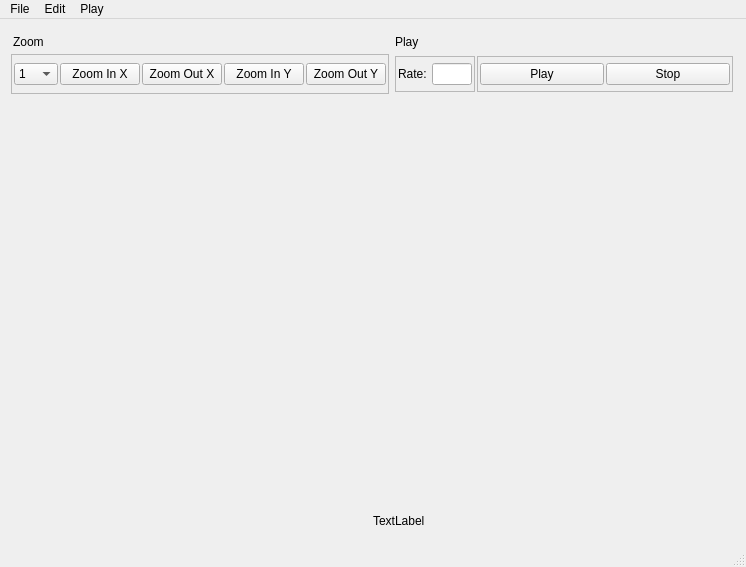
<?xml version="1.0" encoding="UTF-8"?>
<ui version="4.0">
 <class>MainWindow</class>
 <widget class="QMainWindow" name="MainWindow">
  <property name="geometry">
   <rect>
    <x>0</x>
    <y>0</y>
    <width>746</width>
    <height>567</height>
   </rect>
  </property>
  <property name="windowTitle">
   <string>MainWindow</string>
  </property>
  <widget class="QWidget" name="centralwidget">
   <layout class="QGridLayout" name="gridLayout_3">
    <item row="2" column="0">
     <widget class="QFrame" name="frame">
      <property name="maximumSize">
       <size>
        <width>1047</width>
        <height>30</height>
       </size>
      </property>
      <property name="frameShape">
       <enum>QFrame::NoFrame</enum>
      </property>
      <property name="frameShadow">
       <enum>QFrame::Raised</enum>
      </property>
      <layout class="QHBoxLayout" name="horizontalLayout_3">
       <property name="spacing">
        <number>0</number>
       </property>
       <property name="leftMargin">
        <number>0</number>
       </property>
       <property name="topMargin">
        <number>0</number>
       </property>
       <property name="rightMargin">
        <number>0</number>
       </property>
       <property name="bottomMargin">
        <number>0</number>
       </property>
       <item>
        <widget class="QFrame" name="frame_2">
         <property name="frameShape">
          <enum>QFrame::NoFrame</enum>
         </property>
         <property name="frameShadow">
          <enum>QFrame::Plain</enum>
         </property>
         <property name="lineWidth">
          <number>0</number>
         </property>
         <layout class="QHBoxLayout" name="horizontalLayout_4">
          <property name="spacing">
           <number>0</number>
          </property>
          <property name="leftMargin">
           <number>0</number>
          </property>
          <property name="topMargin">
           <number>0</number>
          </property>
          <property name="rightMargin">
           <number>0</number>
          </property>
          <property name="bottomMargin">
           <number>0</number>
          </property>
          <item>
           <widget class="QLabel" name="label1">
            <property name="text">
             <string/>
            </property>
            <property name="alignment">
             <set>Qt::AlignLeading|Qt::AlignLeft|Qt::AlignVCenter</set>
            </property>
           </widget>
          </item>
         </layout>
        </widget>
       </item>
       <item>
        <widget class="QFrame" name="frame_3">
         <property name="frameShape">
          <enum>QFrame::NoFrame</enum>
         </property>
         <property name="frameShadow">
          <enum>QFrame::Plain</enum>
         </property>
         <property name="lineWidth">
          <number>0</number>
         </property>
         <layout class="QHBoxLayout" name="horizontalLayout_6">
          <property name="spacing">
           <number>0</number>
          </property>
          <property name="leftMargin">
           <number>0</number>
          </property>
          <property name="topMargin">
           <number>0</number>
          </property>
          <property name="rightMargin">
           <number>0</number>
          </property>
          <property name="bottomMargin">
           <number>0</number>
          </property>
          <item>
           <widget class="QLabel" name="label_4">
            <property name="text">
             <string>TextLabel</string>
            </property>
           </widget>
          </item>
         </layout>
        </widget>
       </item>
      </layout>
     </widget>
    </item>
    <item row="0" column="0">
     <widget class="QWidget" name="widget" native="true">
      <property name="minimumSize">
       <size>
        <width>0</width>
        <height>40</height>
       </size>
      </property>
      <property name="maximumSize">
       <size>
        <width>16777215</width>
        <height>70</height>
       </size>
      </property>
      <layout class="QHBoxLayout" name="horizontalLayout">
       <property name="spacing">
        <number>0</number>
       </property>
       <property name="leftMargin">
        <number>0</number>
       </property>
       <property name="topMargin">
        <number>2</number>
       </property>
       <property name="rightMargin">
        <number>0</number>
       </property>
       <property name="bottomMargin">
        <number>2</number>
       </property>
       <item>
        <widget class="QFrame" name="frame_4">
         <property name="frameShape">
          <enum>QFrame::NoFrame</enum>
         </property>
         <property name="frameShadow">
          <enum>QFrame::Raised</enum>
         </property>
         <layout class="QGridLayout" name="gridLayout_2">
          <property name="leftMargin">
           <number>2</number>
          </property>
          <property name="topMargin">
           <number>2</number>
          </property>
          <property name="rightMargin">
           <number>2</number>
          </property>
          <property name="bottomMargin">
           <number>2</number>
          </property>
          <property name="spacing">
           <number>2</number>
          </property>
          <item row="0" column="1">
           <widget class="QFrame" name="frame_6">
            <property name="maximumSize">
             <size>
              <width>16777215</width>
              <height>20</height>
             </size>
            </property>
            <property name="frameShape">
             <enum>QFrame::NoFrame</enum>
            </property>
            <property name="frameShadow">
             <enum>QFrame::Raised</enum>
            </property>
            <layout class="QGridLayout" name="gridLayout_4">
             <property name="leftMargin">
              <number>2</number>
             </property>
             <property name="topMargin">
              <number>2</number>
             </property>
             <property name="rightMargin">
              <number>2</number>
             </property>
             <property name="bottomMargin">
              <number>2</number>
             </property>
             <property name="spacing">
              <number>2</number>
             </property>
             <item row="0" column="0">
              <widget class="QLabel" name="label">
               <property name="maximumSize">
                <size>
                 <width>16777215</width>
                 <height>50</height>
                </size>
               </property>
               <property name="text">
                <string>Zoom</string>
               </property>
              </widget>
             </item>
            </layout>
           </widget>
          </item>
          <item row="1" column="1">
           <widget class="QFrame" name="frame_7">
            <property name="frameShape">
             <enum>QFrame::StyledPanel</enum>
            </property>
            <property name="frameShadow">
             <enum>QFrame::Raised</enum>
            </property>
            <layout class="QHBoxLayout" name="horizontalLayout_2">
             <property name="spacing">
              <number>2</number>
             </property>
             <property name="leftMargin">
              <number>2</number>
             </property>
             <property name="topMargin">
              <number>2</number>
             </property>
             <property name="rightMargin">
              <number>2</number>
             </property>
             <property name="bottomMargin">
              <number>2</number>
             </property>
             <item>
              <widget class="QComboBox" name="zoomComboBox">
               <property name="maximumSize">
                <size>
                 <width>50</width>
                 <height>16777215</height>
                </size>
               </property>
               <item>
                <property name="text">
                 <string>1</string>
                </property>
               </item>
               <item>
                <property name="text">
                 <string>2</string>
                </property>
               </item>
               <item>
                <property name="text">
                 <string>3</string>
                </property>
               </item>
               <item>
                <property name="text">
                 <string>4</string>
                </property>
               </item>
               <item>
                <property name="text">
                 <string>5</string>
                </property>
               </item>
               <item>
                <property name="text">
                 <string>6</string>
                </property>
               </item>
               <item>
                <property name="text">
                 <string>7</string>
                </property>
               </item>
               <item>
                <property name="text">
                 <string>8</string>
                </property>
               </item>
               <item>
                <property name="text">
                 <string>9</string>
                </property>
               </item>
               <item>
                <property name="text">
                 <string>10</string>
                </property>
               </item>
              </widget>
             </item>
             <item>
              <widget class="QPushButton" name="zoomInXButton">
               <property name="text">
                <string>Zoom In X</string>
               </property>
              </widget>
             </item>
             <item>
              <widget class="QPushButton" name="zoomOutXButton">
               <property name="text">
                <string>Zoom Out X</string>
               </property>
              </widget>
             </item>
             <item>
              <widget class="QPushButton" name="zoomInYButton">
               <property name="text">
                <string>Zoom In Y</string>
               </property>
              </widget>
             </item>
             <item>
              <widget class="QPushButton" name="zoomOutYButton">
               <property name="text">
                <string>Zoom Out Y</string>
               </property>
              </widget>
             </item>
            </layout>
           </widget>
          </item>
         </layout>
        </widget>
       </item>
       <item>
        <widget class="QFrame" name="frame_5">
         <property name="frameShape">
          <enum>QFrame::NoFrame</enum>
         </property>
         <property name="frameShadow">
          <enum>QFrame::Raised</enum>
         </property>
         <layout class="QVBoxLayout" name="verticalLayout_2">
          <property name="spacing">
           <number>2</number>
          </property>
          <property name="leftMargin">
           <number>2</number>
          </property>
          <property name="topMargin">
           <number>2</number>
          </property>
          <property name="rightMargin">
           <number>2</number>
          </property>
          <property name="bottomMargin">
           <number>2</number>
          </property>
          <item>
           <widget class="QFrame" name="frame_11">
            <property name="maximumSize">
             <size>
              <width>16777215</width>
              <height>20</height>
             </size>
            </property>
            <property name="frameShape">
             <enum>QFrame::NoFrame</enum>
            </property>
            <property name="frameShadow">
             <enum>QFrame::Raised</enum>
            </property>
            <layout class="QGridLayout" name="gridLayout">
             <property name="leftMargin">
              <number>2</number>
             </property>
             <property name="topMargin">
              <number>2</number>
             </property>
             <property name="rightMargin">
              <number>2</number>
             </property>
             <property name="bottomMargin">
              <number>2</number>
             </property>
             <property name="spacing">
              <number>2</number>
             </property>
             <item row="0" column="0">
              <widget class="QLabel" name="label_3">
               <property name="text">
                <string>Play</string>
               </property>
              </widget>
             </item>
            </layout>
           </widget>
          </item>
          <item>
           <widget class="QFrame" name="frame_10">
            <property name="frameShape">
             <enum>QFrame::NoFrame</enum>
            </property>
            <property name="frameShadow">
             <enum>QFrame::Raised</enum>
            </property>
            <layout class="QHBoxLayout" name="horizontalLayout_8">
             <property name="spacing">
              <number>2</number>
             </property>
             <property name="leftMargin">
              <number>2</number>
             </property>
             <property name="topMargin">
              <number>2</number>
             </property>
             <property name="rightMargin">
              <number>2</number>
             </property>
             <property name="bottomMargin">
              <number>2</number>
             </property>
             <item>
              <widget class="QFrame" name="frame_8">
               <property name="maximumSize">
                <size>
                 <width>80</width>
                 <height>16777215</height>
                </size>
               </property>
               <property name="frameShape">
                <enum>QFrame::StyledPanel</enum>
               </property>
               <property name="frameShadow">
                <enum>QFrame::Raised</enum>
               </property>
               <layout class="QHBoxLayout" name="horizontalLayout_5">
                <property name="spacing">
                 <number>2</number>
                </property>
                <property name="leftMargin">
                 <number>2</number>
                </property>
                <property name="topMargin">
                 <number>2</number>
                </property>
                <property name="rightMargin">
                 <number>2</number>
                </property>
                <property name="bottomMargin">
                 <number>2</number>
                </property>
                <item>
                 <widget class="QLabel" name="label_2">
                  <property name="text">
                   <string>Rate:</string>
                  </property>
                 </widget>
                </item>
                <item>
                 <widget class="QLineEdit" name="lineEdit">
                  <property name="maximumSize">
                   <size>
                    <width>40</width>
                    <height>16777215</height>
                   </size>
                  </property>
                 </widget>
                </item>
               </layout>
              </widget>
             </item>
             <item>
              <widget class="QFrame" name="frame_9">
               <property name="frameShape">
                <enum>QFrame::StyledPanel</enum>
               </property>
               <property name="frameShadow">
                <enum>QFrame::Raised</enum>
               </property>
               <layout class="QHBoxLayout" name="horizontalLayout_7">
                <property name="spacing">
                 <number>2</number>
                </property>
                <property name="leftMargin">
                 <number>2</number>
                </property>
                <property name="topMargin">
                 <number>2</number>
                </property>
                <property name="rightMargin">
                 <number>2</number>
                </property>
                <property name="bottomMargin">
                 <number>2</number>
                </property>
                <item>
                 <widget class="QPushButton" name="pushButton_3">
                  <property name="text">
                   <string>Play</string>
                  </property>
                 </widget>
                </item>
                <item>
                 <widget class="QPushButton" name="pushButton_4">
                  <property name="text">
                   <string>Stop</string>
                  </property>
                 </widget>
                </item>
               </layout>
              </widget>
             </item>
            </layout>
           </widget>
          </item>
         </layout>
        </widget>
       </item>
      </layout>
     </widget>
    </item>
    <item row="1" column="0">
     <widget class="MplWidget" name="spectrumWidget" native="true">
      <property name="cursor">
       <cursorShape>CrossCursor</cursorShape>
      </property>
     </widget>
    </item>
   </layout>
  </widget>
  <widget class="QMenuBar" name="menubar">
   <property name="geometry">
    <rect>
     <x>0</x>
     <y>0</y>
     <width>746</width>
     <height>26</height>
    </rect>
   </property>
   <widget class="QMenu" name="menu">
    <property name="title">
     <string>File</string>
    </property>
    <addaction name="actionOpen"/>
   </widget>
   <widget class="QMenu" name="menuedit">
    <property name="title">
     <string>Edit</string>
    </property>
    <widget class="QMenu" name="menuspectrogram_color">
     <property name="title">
      <string>spectrogram color</string>
     </property>
    </widget>
    <addaction name="actionConcat_files"/>
    <addaction name="actionSplit_files"/>
    <addaction name="menuspectrogram_color"/>
   </widget>
   <widget class="QMenu" name="menuPlay">
    <property name="title">
     <string>Play</string>
    </property>
    <addaction name="actionPlay"/>
    <addaction name="actionStop"/>
    <addaction name="actionPos"/>
    <addaction name="actionspeed"/>
   </widget>
   <addaction name="menu"/>
   <addaction name="menuedit"/>
   <addaction name="menuPlay"/>
  </widget>
  <widget class="QStatusBar" name="statusbar"/>
  <action name="actionOpen">
   <property name="text">
    <string>Open</string>
   </property>
  </action>
  <action name="action_2">
   <property name="text">
    <string>음원자르기</string>
   </property>
  </action>
  <action name="actionConcat_files">
   <property name="text">
    <string>Concat Files</string>
   </property>
  </action>
  <action name="actionSplit_files">
   <property name="text">
    <string>Split File</string>
   </property>
  </action>
  <action name="actionPlay">
   <property name="text">
    <string>Play</string>
   </property>
  </action>
  <action name="actionPause">
   <property name="text">
    <string>Pause</string>
   </property>
  </action>
  <action name="actionStop">
   <property name="text">
    <string>Stop</string>
   </property>
  </action>
  <action name="actionPos">
   <property name="text">
    <string>Pos</string>
   </property>
  </action>
  <action name="actionmagma">
   <property name="checkable">
    <bool>true</bool>
   </property>
   <property name="checked">
    <bool>true</bool>
   </property>
   <property name="text">
    <string>magma</string>
   </property>
  </action>
  <action name="actionGreys">
   <property name="checkable">
    <bool>true</bool>
   </property>
   <property name="text">
    <string>Greys</string>
   </property>
  </action>
  <action name="actionspeed">
   <property name="text">
    <string>speed</string>
   </property>
  </action>
 </widget>
 <customwidgets>
  <customwidget>
   <class>MplWidget</class>
   <extends>QWidget</extends>
   <header>mplwidget.h</header>
   <container>1</container>
  </customwidget>
 </customwidgets>
 <resources/>
 <connections/>
</ui>
